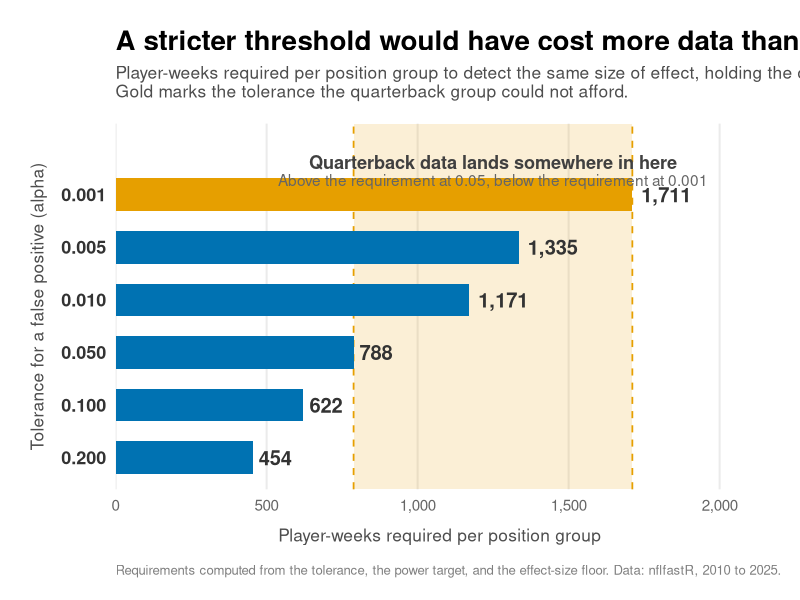
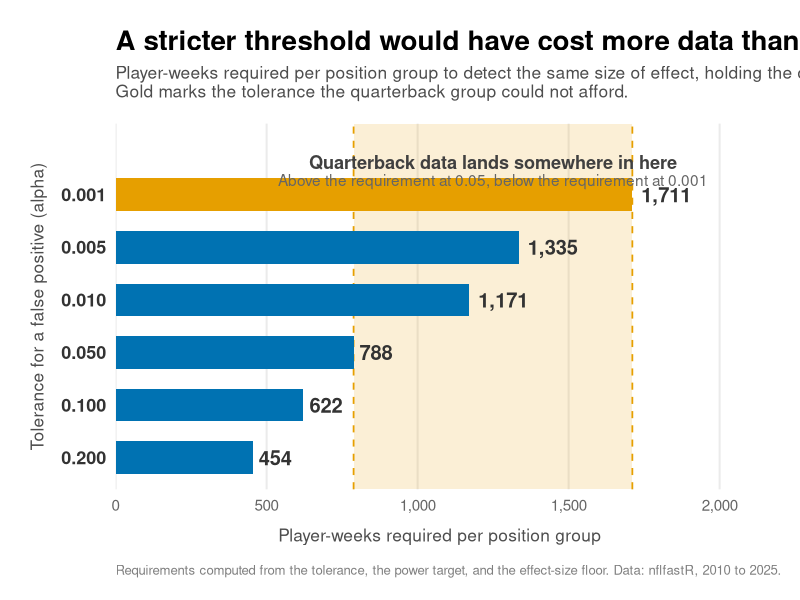

Write R code to recreate these figures, in order.
# ==============================================================================
# create_stats_post23_visuals.R
# Statistics Series, Post 23: The Significance Threshold
#
# CENTRAL FINDING (must be the biggest visible thing in the panel):
#   The data requirement climbs as the tolerance tightens. Quarterback data
#   clears the requirement at a tolerance of 0.05 and falls short of the
#   requirement at 0.001. The strictest threshold was never affordable.
#
# DATA PROVENANCE
#   Every number is hardcoded from the verified console output of
#   pull_stats_post23_alpha_data.R (section Q5). Nothing is re-simulated.
#   These figures depend only on the tolerance, the power target, and the
#   effect-size floor. They carry NO dependency on the player-week panel,
#   which is why they are safe to publish while the panel row counts are
#   unreconciled against Posts 21 and 22.
#
#   The quarterback player-week count is deliberately NOT plotted. That figure
#   differs between panel runs (1,242 vs 1,344). Both values sit above 788 and
#   below 1,711, so the band is drawn between those two bounds and the exact
#   position inside it is left unresolved. Drawing a line would assert a
#   precision the reconciliation does not support.
# ==============================================================================

suppressPackageStartupMessages({
  library(dplyr)
  library(ggplot2)
  library(glue)
  library(scales)
  library(tibble)
})

# ------------------------------------------------------------ CONFIGURATION

OUTPUT_DIR  <- file.path("stats_posts", "output", "plots")
FILE_PREFIX <- "stats_post23_"
PLOT_WIDTH  <- 12
PLOT_HEIGHT <- 8
PLOT_DPI    <- 300

# Okabe-Ito, colorblind safe. Series convention:
#   navy = the value that held, gold = neither value is wrong
COL_NAVY <- "#0072B2"
COL_GOLD <- "#E69F00"

# Verified from pull Q5. Held constant: power 0.80, effect-size floor 0.10.
TARGET_POWER <- 0.80
MDE_Q        <- 0.10

req <- tibble::tribble(
  ~alpha,  ~required_n,
  0.200,   454L,
  0.100,   622L,
  0.050,   788L,
  0.010,   1171L,
  0.005,   1335L,
  0.001,   1711L
)

# The two bounds the post names. Both verified in Q5.
BOUND_CLEARED <- 788L    # requirement at alpha 0.05, quarterbacks clear this
BOUND_SHORT   <- 1711L   # requirement at alpha 0.001, quarterbacks fall short

# ------------------------------------------------------- PRE-BUILD ASSERTIONS

stopifnot(
  "six tolerance levels present"                     = nrow(req) == 6L,
  "no missing values"                                = !any(is.na(req)),
  "requirement rises strictly as tolerance tightens" =
    all(diff(req$required_n[order(-req$alpha)]) > 0),
  "alpha 0.05 requirement is 788"                    =
    req$required_n[req$alpha == 0.050] == 788L,
  "alpha 0.001 requirement is 1,711"                 =
    req$required_n[req$alpha == 0.001] == 1711L,
  "cleared bound matches the alpha 0.05 requirement" =
    BOUND_CLEARED == req$required_n[req$alpha == 0.050],
  "short bound matches the alpha 0.001 requirement"  =
    BOUND_SHORT == req$required_n[req$alpha == 0.001],
  "band has positive width"                          = BOUND_SHORT > BOUND_CLEARED,
  "the strictest tolerance sits outside the band"    =
    max(req$required_n) >= BOUND_SHORT,
  "the loosest tolerance sits below the band"        =
    min(req$required_n) < BOUND_CLEARED,
  "requirement roughly quadruples across the grid"   =
    round(max(req$required_n) / min(req$required_n), 1) == 3.8
)

message("All 11 pre-build assertions passed.")

# ------------------------------------------------------------------ PREP

plot_df <- req %>%
  mutate(
    alpha_lbl = factor(
      format(alpha, nsmall = 3, trim = TRUE),
      levels = format(sort(alpha, decreasing = TRUE), nsmall = 3, trim = TRUE)
    ),
    # Gold marks the tolerance the study could not afford. Nothing here is
    # wrong, so red is not the right encoding.
    bar_col = ifelse(required_n >= BOUND_SHORT, COL_GOLD, COL_NAVY)
  )

# ------------------------------------------------------------------ PLOT

p <- ggplot(plot_df, aes(x = required_n, y = alpha_lbl)) +

  # Band drawn first so bars sit on top of it.
  annotate(
    "rect",
    xmin = BOUND_CLEARED, xmax = BOUND_SHORT,
    ymin = -Inf, ymax = Inf,
    fill = COL_GOLD, alpha = 0.16
  ) +
  annotate(
    "segment",
    x = c(BOUND_CLEARED, BOUND_SHORT), xend = c(BOUND_CLEARED, BOUND_SHORT),
    y = -Inf, yend = Inf,
    color = COL_GOLD, linewidth = 0.6, linetype = "dashed"
  ) +

  geom_col(aes(fill = bar_col), width = 0.62, show.legend = FALSE) +
  scale_fill_identity() +

  geom_text(
    aes(label = comma(required_n)),
    hjust = -0.18, size = 5.1, fontface = "bold", color = "grey20"
  ) +

  # Annotation sits above the geometry it describes, per the collision rule.
  annotate(
    "text",
    x = (BOUND_CLEARED + BOUND_SHORT) / 2,
    y = 6.62,
    label = "Quarterback data lands somewhere in here",
    size = 4.6, fontface = "bold", color = "grey25"
  ) +
  annotate(
    "text",
    x = (BOUND_CLEARED + BOUND_SHORT) / 2,
    y = 6.28,
    label = "Above the requirement at 0.05, below the requirement at 0.001",
    size = 3.9, color = "grey40"
  ) +

  scale_x_continuous(
    labels = comma,
    breaks = c(0, 500, 1000, 1500, 2000),
    expand = expansion(mult = c(0, 0.13))
  ) +
  # Discrete axis: expand, never coord_cartesian(ylim = ).
  scale_y_discrete(expand = expansion(add = c(0.6, 1.35))) +

  coord_cartesian(xlim = c(0, 1900)) +

  labs(
    title    = "A stricter threshold would have cost more data than I had",
    subtitle = glue(
      "Player-weeks required per position group to detect the same size of effect, ",
      "holding the detection target fixed.\n",
      "Gold marks the tolerance the quarterback group could not afford."
    ),
    x = "Player-weeks required per position group",
    y = "Tolerance for a false positive (alpha)",
    caption = "Requirements computed from the tolerance, the power target, and the effect-size floor. Data: nflfastR, 2010 to 2025."
  ) +

  theme_minimal(base_size = 15) +
  theme(
    plot.title       = element_text(face = "bold", size = 20, margin = margin(b = 6)),
    plot.subtitle    = element_text(size = 12.5, color = "grey30", margin = margin(b = 16)),
    plot.caption     = element_text(size = 9.5, color = "grey50", hjust = 0,
                                    margin = margin(t = 14)),
    axis.title.x     = element_text(size = 12.5, color = "grey30", margin = margin(t = 10)),
    axis.title.y     = element_text(size = 12.5, color = "grey30", margin = margin(r = 10)),
    axis.text.y      = element_text(size = 13, face = "bold", color = "grey20"),
    axis.text.x      = element_text(size = 11, color = "grey40"),
    panel.grid.major.y = element_blank(),
    panel.grid.minor   = element_blank(),
    panel.grid.major.x = element_line(color = "grey92"),
    plot.margin      = margin(22, 26, 16, 22)
  )

# ------------------------------------------------------------------ OUTPUT

if (!dir.exists(OUTPUT_DIR)) dir.create(OUTPUT_DIR, recursive = TRUE)

png_path <- file.path(OUTPUT_DIR, paste0(FILE_PREFIX, "alpha_data_cost.png"))
svg_path <- file.path(OUTPUT_DIR, paste0(FILE_PREFIX, "alpha_data_cost.svg"))

ggsave(png_path, p, width = PLOT_WIDTH, height = PLOT_HEIGHT, dpi = PLOT_DPI, bg = "white")

# SVG needs the svglite device package. Guard it: a missing suggested package
# must degrade to a message, never to an interactive install prompt, because
# a prompt inside a sourced script swallows every line that follows it.
svg_written <- FALSE
if (requireNamespace("svglite", quietly = TRUE)) {
  ggsave(svg_path, p, width = PLOT_WIDTH, height = PLOT_HEIGHT,
         bg = "white", device = svglite::svglite)
  svg_written <- TRUE
} else {
  message("svglite not installed. PNG written, SVG skipped.")
  message('  To enable SVG output: install.packages("svglite")')
}

# ------------------------------------------------------------ CONSOLE SUMMARY

message("\n", strrep("=", 70))
message("POST 23 VISUAL BUILD COMPLETE")
message(strrep("=", 70))
message(glue("  Panel        : requirement by tolerance, single panel"))
message(glue("  Tolerances   : {paste(format(req$alpha, nsmall = 3, trim = TRUE), collapse = ', ')}"))
message(glue("  Requirements : {paste(comma(req$required_n), collapse = ', ')}"))
message(glue("  Band         : {comma(BOUND_CLEARED)} to {comma(BOUND_SHORT)} player-weeks"))
message(glue("  Held fixed   : power {TARGET_POWER}, effect-size floor {MDE_Q}"))
message(glue("  Ratio        : {round(max(req$required_n) / min(req$required_n), 2)}x across the grid"))
message(glue("  PNG          : {png_path}"))
message(glue("  SVG          : {if (svg_written) svg_path else 'skipped'}"))
message(strrep("=", 70), "\n")
